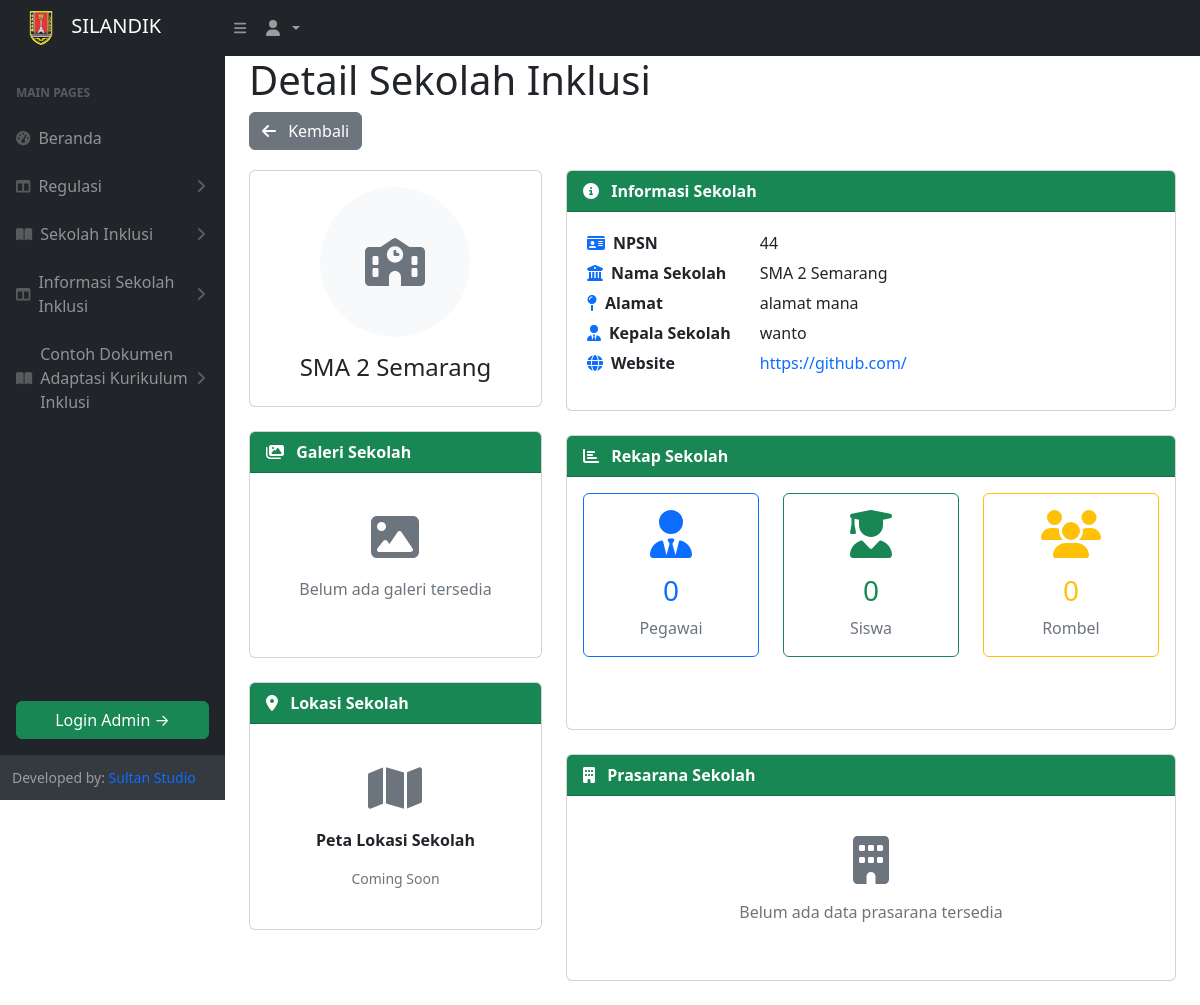
Screenshot of /kategori_data/detail_sekolahh_inklusi.php?id=12 with the database file from the repository.
### tables this page shows
CREATE TABLE `data_sekolah_inklusi` (
  `id` int(11) NOT NULL,
  `npsn` varchar(20) NOT NULL,
  `nama_sekolah` varchar(255) NOT NULL,
  `alamat` varchar(255) NOT NULL,
  `kepala_sekolah` varchar(100) NOT NULL,
  `telepon` varchar(20) DEFAULT NULL,
  `tanggal_berdiri` date DEFAULT NULL,
  `website` varchar(255) DEFAULT NULL,
  `logo_sekolah` varchar(255) DEFAULT NULL,
  `deskripsi` text DEFAULT NULL
);

### config.php (called while the page is built)
<?php
$base_url = ($_SERVER['REQUEST_SCHEME'] ?? 'https') . '://' . $_SERVER['HTTP_HOST'] . '/';
?>

### kategori_data/detail_sekolahh_inklusi.php (the view, shortened to what this page needs)
<?php
include '../config.php';
include '../partials/head.php';
include '../koneksi.php';
$id = $_GET['id'] ?? 0;
$querySekolah = mysqli_query($conn, "SELECT * FROM data_sekolah_inklusi WHERE id = $id");
$sekolah = mysqli_fetch_assoc($querySekolah);
$queryRekap = mysqli_query($conn, "SELECT * FROM rekap WHERE sekolah_id = $id");
$rekap = mysqli_fetch_assoc($queryRekap);
$queryPrasarana = mysqli_query($conn, "SELECT * FROM prasarana WHERE sekolah_id = $id");
$prasarana = mysqli_fetch_all($queryPrasarana, MYSQLI_ASSOC);
$queryGaleri = mysqli_query($conn, "SELECT * FROM galeri WHERE sekolah_id = $id");
$galeri = mysqli_fetch_all($queryGaleri, MYSQLI_ASSOC);
?>
<!DOCTYPE html>
<html lang="en">
<head>
    <link href="https://cdnjs.cloudflare.com/ajax/libs/bootstrap/5.3.0/css/bootstrap.min.css" rel="stylesheet">
    <link href="https://cdnjs.cloudflare.com/ajax/libs/font-awesome/6.4.0/css/all.min.css" rel="stylesheet">
    <link href="<?= $base_url ?>css/styles.css" rel="stylesheet" />
</head>
<body class="sb-nav-fixed">
    <nav class="sb-topnav navbar navbar-expand navbar-dark bg-dark">
        <a class="navbar-brand ps-3" href="../index.php">
            <img src="<?= $base_url ?>assets/logo_dinas.png" alt="Logo" width="50" height="40"> SILANDIK
        </a>
        <button class="btn btn-link btn-sm order-1 order-lg-0 me-4 me-lg-0" id="sidebarToggle">
            <i class="fas fa-bars"></i>
        </button>
        <ul class="navbar-nav ms-auto ms-md-0 me-3 me-lg-4">
            <li class="nav-item dropdown">
                <a class="nav-link dropdown-toggle" id="navbarDropdown" href="#" role="button" data-bs-toggle="dropdown">
                    <i class="fas fa-user fa-fw"></i>
                </a>
            </li>
        </ul>
    </nav>
    <div id="layoutSidenav">
        <?php include '../sidebar.php'; ?>
        <div id="layoutSidenav_content">
            <main>
                <div class="container-fluid px-4">
                    <div class="">
                        <h1 class="">Detail Sekolah Inklusi</h1>
                        <a href="../kategori_data/data_sekolah_inklusi.php" class="btn btn-secondary" style="margin-bottom: 20px ;">
                            <i class="fas fa-arrow-left me-2"></i> Kembali
                        </a>
                    </div>
                    <div class="row g-4">
                        <div class="col-lg-4">
                            <div class="card mb-4">
                                <div class="card-body text-center">
                                    <div class="mb-3">
                                        <?php if (!empty($sekolah['logo_sekolah']) && file_exists("../upload/" . $sekolah['logo_sekolah'])): ?>
                                            <img src="../upload/<?= $sekolah['logo_sekolah']; ?>"
                                                alt="Logo <?= $sekolah['nama_sekolah']; ?>"
                                                class="img-fluid rounded-circle"
                                                style="width: 150px; height: 150px; object-fit: cover;">
                                        <?php else: ?>
                                            <div class="bg-light rounded-circle d-flex align-items-center justify-content-center mx-auto"
                                                style="width: 150px; height: 150px;">
                                                <i class="fas fa-school fa-3x text-muted"></i>
                                            </div>
                                        <?php endif; ?>
                                    </div>
                                    <h4 class="card-title"><?= $sekolah['nama_sekolah'] ?? 'Nama Sekolah'; ?></h4>
                                </div>
                            </div>
                            <div class="card mb-4">
                                <div class="card-header bg-success text-white fw-bold d-flex justify-content-between align-items-center">
                                    <div>
                                        <i class="fas fa-images me-2"></i> Galeri Sekolah
                                    </div>
                                </div>
                                <div class="card-body">
                                    <?php if ($galeri && count($galeri) > 0): ?>
                                        <div class="row g-2">
                                            <?php foreach ($galeri as $foto): ?>
                                                <div class="col-12 mb-2">
                                                    <img src="../upload/galeri/<?= $foto['path_gambar']; ?>"
                                                        alt="<?= $foto['judul'] ?? 'Galeri'; ?>"
                                                        class="img-fluid rounded"
                                                        style="width: 100%; height: 200px; object-fit: cover;">
                                                </div>
                                            <?php endforeach; ?>
                                        </div>
                                    <?php else: ?>
                                        <div class="text-center py-4">
                                            <i class="fas fa-image fa-3x text-muted mb-3"></i>
                                            <p class="text-muted">Belum ada galeri tersedia</p>
                                        </div>
                                    <?php endif; ?>
                                </div>
                            </div>
                            <div class="card mb-4">
                                <div class="card-header bg-success text-white fw-bold d-flex justify-content-between align-items-center">
                                    <div>
                                        <i class="fas fa-map-marker-alt me-2"></i> Lokasi Sekolah
                                    </div>
                                </div>
                                <div class="card-body">
                                    <div class="text-center py-4">
                                        <i class="fas fa-map fa-3x text-muted mb-3"></i>
                                        <p><strong>Peta Lokasi Sekolah</strong></p>
                                        <small class="text-muted">Coming Soon</small>
                                    </div>
                                </div>
                            </div>
                        </div>
                        <div class="col-lg-8">
                            <div class="card mb-4">
                                <div class="card-header bg-success text-white fw-bold d-flex justify-content-between align-items-center">
                                    <div>
                                        <i class="fas fa-info-circle me-2"></i> Informasi Sekolah
                                    </div>
                                </div>
                                <div class="card-body">
                                    <table class="table table-sm table-borderless">
                                        <tr>
                                            <td class="fw-bold" style="width: 30%;"><i class="fas fa-id-card me-2 text-primary"></i>NPSN</td>
                                            <td><?= $sekolah['npsn'] ?? '-'; ?></td>
                                        </tr>
                                        <tr>
                                            <td class="fw-bold"><i class="fas fa-university me-2 text-primary"></i>Nama Sekolah</td>
                                            <td><?= $sekolah['nama_sekolah'] ?? '-'; ?></td>
                                        </tr>
                                        <tr>
                                            <td class="fw-bold"><i class="fas fa-map-pin me-2 text-primary"></i>Alamat</td>
                                            <td><?= $sekolah['alamat'] ?? '-'; ?></td>
                                        </tr>
                                        <tr>
                                            <td class="fw-bold"><i class="fas fa-user-tie me-2 text-primary"></i>Kepala Sekolah</td>
                                            <td><?= $sekolah['kepala_sekolah'] ?? '-'; ?></td>
                                        </tr>
                                        <tr>
                                            <td class="fw-bold"><i class="fas fa-globe me-2 text-primary"></i>Website</td>
                                            <td>
                                                <?php if (!empty($sekolah['website'])): ?>
                                                    <a href="<?= $sekolah['website']; ?>"
                                                        target="_blank" class="text-decoration-none"><?= $sekolah['website']; ?></a>
                                                <?php else: ?>
                                                    -
                                                <?php endif; ?>
                                            </td>
                                        </tr>
                                    </table>
                                </div>
                            </div>
                            <div class="card mb-4">
                                <div class="card-header bg-success text-white fw-bold d-flex justify-content-between align-items-center">
                                    <div>
                                        <i class="fas fa-chart-bar me-2"></i> Rekap Sekolah
                                    </div>
                                </div>
                                <div class="card-body">
                                    <div class="row text-center">
                                        <div class="col-md-4 col-sm-12 mb-3">
                                            <div class="card border-primary">
                                                <div class="card-body">
                                                    <i class="fas fa-user-tie fa-3x text-primary mb-3"></i>
                                                    <h3 class="text-primary"><?= $rekap['jumlah_pegawai'] ?? '0'; ?></h3>
                                                    <span class="text-muted">Pegawai</span>
                                                </div>
                                            </div>
                                        </div>
                                        <div class="col-md-4 col-sm-12 mb-3">
                                            <div class="card border-success">
                                                <div class="card-body">
                                                    <i class="fas fa-user-graduate fa-3x text-success mb-3"></i>
                                                    <h3 class="text-success"><?= $rekap['jumlah_siswa'] ?? '0'; ?></h3>
                                                    <span class="text-muted">Siswa</span>
                                                </div>
                                            </div>
                                        </div>
                                        <div class="col-md-4 col-sm-12 mb-3">
                                            <div class="card border-warning">
                                                <div class="card-body">
                                                    <i class="fas fa-users fa-3x text-warning mb-3"></i>
                                                    <h3 class="text-warning"><?= $rekap['jumlah_rombel'] ?? '0'; ?></h3>
                                                    <span class="text-muted">Rombel</span>
                                                </div>
                                            </div>
                                        </div>
                                    </div>
                                </div>
                            </div>
                            <div class="card mb-4">
                                <div class="card-header bg-success text-white fw-bold d-flex justify-content-between align-items-center">
                                    <div>
                                        <i class="fas fa-building me-2"></i> Prasarana Sekolah
                                    </div>
                                </div>
                                <div class="card-body">
                                    <?php if ($prasarana && count($prasarana) > 0): ?>
                                        <div class="list-group list-group-flush">
                                            <?php foreach ($prasarana as $item): ?>
                                                <div class="list-group-item d-flex justify-content-between align-items-center">
                                                    <div>
                                                        <i class="fas fa-building text-primary me-2"></i>
                                                        <strong><?= $item['jenis_prasarana'] ?? 'Prasarana'; ?></strong>
                                                    </div>
                                                    <span class="badge bg-primary rounded-pill">
                                                        <?= $item['jumlah'] ?? '0'; ?> Unit
                                                    </span>
                                                </div>
                                            <?php endforeach; ?>
                                        </div>
                                    <?php else: ?>
                                        <div class="text-center py-4">
                                            <i class="fas fa-building fa-3x text-muted mb-3"></i>
                                            <p class="text-muted">Belum ada data prasarana tersedia</p>
                                        </div>
                                    <?php endif; ?>
                                </div>
                            </div>
                        </div>
                    </div>
                </div>
            </main>
        </div>
    </div>
</body>
</html>

### rows the page displays
data_sekolah_inklusi: nama_sekolah "SMA 2 Semarang", npsn "44", alamat "alamat mana", kepala_sekolah "wanto", website "https://github.com/"

### other values shown
$rekap['jumlah_pegawai'] "0"
$rekap['jumlah_siswa'] "0"
$rekap['jumlah_rombel'] "0"
